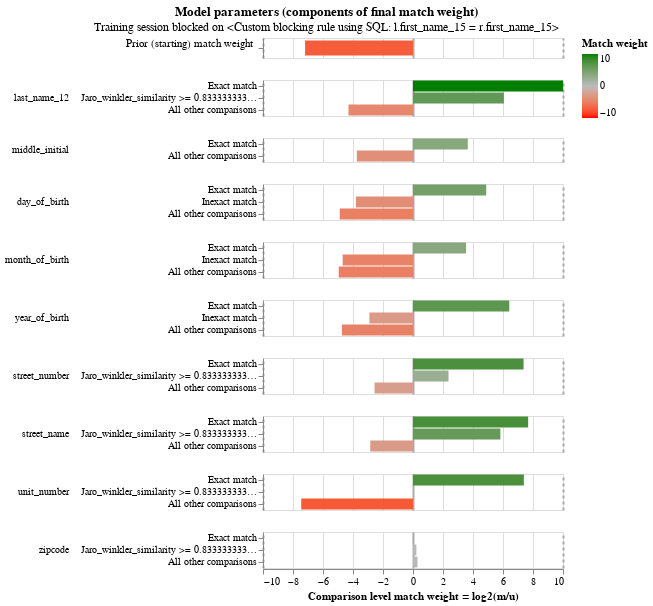

The notebook cell this image was saved under:
### Code cell
em_session_1.match_weights_interactive_history_chart()

### Figure 1 — Vega-Lite specification as saved in the notebook (floating-point values rounded to 4 significant figures; data arrays with more than 128 entries replaced by an {"elided": "..."} marker saying what was removed)
{"config": {"view": {"continuousWidth": 300, "continuousHeight": 300, "discreteHeight": 60, "discreteWidth": 400}, "header": {"title": null}, "mark": {"tooltip": null}, "title": {"anchor": "middle"}}, "vconcat": [{"mark": {"type": "bar", "clip": true, "height": 15}, "encoding": {"color": {"field": "log2_bayes_factor", "scale": {"domain": [-10, 0, 10], "interpolate": "lab", "range": ["red", "#bbbbbb", "green"]}, "title": "Match weight", "type": "quantitative"}, "tooltip": [{"field": "comparison_name", "title": "Comparison name", "type": "nominal"}, {"field": "probability_two_random_records_match", "format": ".4f", "title": "Probability two random records match", "type": "nominal"}, {"field": "log2_bayes_factor", "format": ",.4f", "title": "Equivalent match weight", "type": "quantitative"}, {"field": "bayes_factor_description", "title": "Match weight description", "type": "nominal"}], "x": {"axis": {"domain": false, "gridColor": {"condition": {"test": "abs(datum.value / 10)  <= 1 & datum.value % 10 === 0", "value": "#aaa"}, "value": "#ddd"}, "gridDash": {"condition": {"test": "abs(datum.value / 10) == 1", "value": [3]}, "value": null}, "gridWidth": {"condition": {"test": "abs(datum.value / 10)  <= 1 & datum.value % 10 === 0", "value": 2}, "value": 1}, "labels": false, "ticks": false, "title": ""}, "field": "log2_bayes_factor", "scale": {"domain": [-10, 10]}, "type": "quantitative"}, "y": {"axis": {"title": "Prior (starting) match weight", "titleAlign": "right", "titleAngle": 0, "titleFontWeight": "normal"}, "field": "label_for_charts", "sort": {"field": "comparison_vector_value", "order": "descending"}, "type": "nominal"}}, "height": 20, "transform": [{"filter": "(datum.comparison_name == 'probability_two_random_records_match')"}]}, {"mark": {"type": "bar", "clip": true}, "encoding": {"color": {"field": "log2_bayes_factor", "scale": {"domain": [-10, 0, 10], "interpolate": "lab", "range": ["red", "#bbbbbb", "green"]}, "title": "Match weight", "type": "quantitative"}, "row": {"field": "comparison_name", "header": {"labelAlign": "left", "labelAnchor": "middle", "labelAngle": 0}, "sort": {"field": "comparison_sort_order"}, "type": "nominal"}, "tooltip": [{"field": "comparison_name", "title": "Comparison name", "type": "nominal"}, {"field": "label_for_charts", "title": "Label", "type": "ordinal"}, {"field": "sql_condition", "title": "SQL condition", "type": "nominal"}, {"field": "m_probability", "format": ".4f", "title": "M probability", "type": "quantitative"}, {"field": "u_probability", "format": ".4f", "title": "U probability", "type": "quantitative"}, {"field": "bayes_factor", "format": ",.4f", "title": "Bayes factor = m/u", "type": "quantitative"}, {"field": "log2_bayes_factor", "format": ",.4f", "title": "Match weight = log2(m/u)", "type": "quantitative"}, {"field": "bayes_factor_description", "title": "Match weight description", "type": "nominal"}], "x": {"axis": {"gridColor": {"condition": {"test": "abs(datum.value / 10)  <= 1 & datum.value % 10 === 0", "value": "#aaa"}, "value": "#ddd"}, "gridDash": {"condition": {"test": "abs(datum.value / 10) == 1", "value": [3]}, "value": null}, "gridWidth": {"condition": {"test": "abs(datum.value / 10)  <= 1 & datum.value % 10 === 0", "value": 2}, "value": 1}, "title": "Comparison level match weight = log2(m/u)"}, "field": "log2_bayes_factor", "scale": {"domain": [-10, 10]}, "type": "quantitative"}, "y": {"axis": {"title": null}, "field": "label_for_charts", "sort": {"field": "comparison_vector_value", "order": "descending"}, "type": "nominal"}}, "height": {"step": 12}, "resolve": {"axis": {"y": "independent"}, "scale": {"y": "independent"}}, "transform": [{"filter": "(datum.comparison_name != 'probability_two_random_records_match')"}]}], "data": {"name": "data-a34fc2d233da243744b6473a74c00beb"}, "params": [{"name": "iteration_number", "bind": {"input": "range", "max": 5, "min": 0, "step": 1}, "value": 5}, {"name": "mouse_zoom", "select": {"type": "interval", "encodings": ["x"]}, "bind": "scales", "views": []}], "resolve": {"axis": {"y": "independent"}, "scale": {"y": "independent"}}, "title": {"text": "Model parameters (components of final match weight)", "subtitle": "Training session blocked on <Custom blocking rule using SQL: l.first_name_15 = r.first_name_15>"}, "transform": [{"filter": "(datum.iteration == iteration_number)"}], "$schema": "https://vega.github.io/schema/vega-lite/v5.9.3.json", "datasets": {"data-a34fc2d233da243744b6473a74c00beb": {"elided": "162 records"}}}
